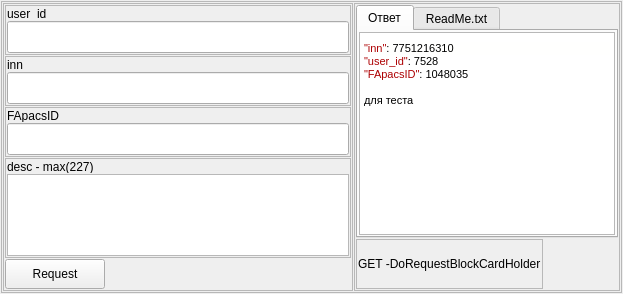
          <widget class="QWidget" name="tab">
           <attribute name="title">
            <string>Блокировка CardHolder</string>
           </attribute>
           <layout class="QHBoxLayout" name="horizontalLayout_18">
            <property name="spacing">
             <number>1</number>
            </property>
            <property name="leftMargin">
             <number>1</number>
            </property>
            <property name="topMargin">
             <number>1</number>
            </property>
            <property name="rightMargin">
             <number>1</number>
            </property>
            <property name="bottomMargin">
             <number>1</number>
            </property>
            <item>
             <widget class="QFrame" name="frame_50">
              <property name="frameShape">
               <enum>QFrame::StyledPanel</enum>
              </property>
              <property name="frameShadow">
               <enum>QFrame::Raised</enum>
              </property>
              <layout class="QHBoxLayout" name="horizontalLayout_19">
               <property name="spacing">
                <number>1</number>
               </property>
               <property name="leftMargin">
                <number>1</number>
               </property>
               <property name="topMargin">
                <number>1</number>
               </property>
               <property name="rightMargin">
                <number>1</number>
               </property>
               <property name="bottomMargin">
                <number>1</number>
               </property>
               <item alignment="Qt::AlignTop">
                <widget class="QFrame" name="frame_51">
                 <property name="minimumSize">
                  <size>
                   <width>350</width>
                   <height>0</height>
                  </size>
                 </property>
                 <property name="maximumSize">
                  <size>
                   <width>350</width>
                   <height>16777215</height>
                  </size>
                 </property>
                 <property name="frameShape">
                  <enum>QFrame::StyledPanel</enum>
                 </property>
                 <property name="frameShadow">
                  <enum>QFrame::Raised</enum>
                 </property>
                 <layout class="QVBoxLayout" name="verticalLayout_38">
                  <property name="spacing">
                   <number>1</number>
                  </property>
                  <property name="leftMargin">
                   <number>1</number>
                  </property>
                  <property name="topMargin">
                   <number>1</number>
                  </property>
                  <property name="rightMargin">
                   <number>1</number>
                  </property>
                  <property name="bottomMargin">
                   <number>1</number>
                  </property>
                  <item>
                   <widget class="QFrame" name="frame_52">
                    <property name="minimumSize">
                     <size>
                      <width>0</width>
                      <height>50</height>
                     </size>
                    </property>
                    <property name="maximumSize">
                     <size>
                      <width>16777215</width>
                      <height>50</height>
                     </size>
                    </property>
                    <property name="frameShape">
                     <enum>QFrame::StyledPanel</enum>
                    </property>
                    <property name="frameShadow">
                     <enum>QFrame::Raised</enum>
                    </property>
                    <layout class="QVBoxLayout" name="verticalLayout_43">
                     <property name="spacing">
                      <number>1</number>
                     </property>
                     <property name="leftMargin">
                      <number>1</number>
                     </property>
                     <property name="topMargin">
                      <number>1</number>
                     </property>
                     <property name="rightMargin">
                      <number>1</number>
                     </property>
                     <property name="bottomMargin">
                      <number>1</number>
                     </property>
                     <item>
                      <widget class="QLabel" name="label_27">
                       <property name="minimumSize">
                        <size>
                         <width>0</width>
                         <height>13</height>
                        </size>
                       </property>
                       <property name="maximumSize">
                        <size>
                         <width>16777215</width>
                         <height>13</height>
                        </size>
                       </property>
                       <property name="text">
                        <string>user_id</string>
                       </property>
                      </widget>
                     </item>
                     <item>
                      <widget class="QLineEdit" name="text_user_id_DoRequestBlockCardHolder">
                       <property name="minimumSize">
                        <size>
                         <width>0</width>
                         <height>32</height>
                        </size>
                       </property>
                      </widget>
                     </item>
                    </layout>
                   </widget>
                  </item>
                  <item>
                   <widget class="QFrame" name="frame_55">
                    <property name="minimumSize">
                     <size>
                      <width>0</width>
                      <height>50</height>
                     </size>
                    </property>
                    <property name="maximumSize">
                     <size>
                      <width>16777215</width>
                      <height>50</height>
                     </size>
                    </property>
                    <property name="frameShape">
                     <enum>QFrame::StyledPanel</enum>
                    </property>
                    <property name="frameShadow">
                     <enum>QFrame::Raised</enum>
                    </property>
                    <layout class="QVBoxLayout" name="verticalLayout_44">
                     <property name="spacing">
                      <number>1</number>
                     </property>
                     <property name="leftMargin">
                      <number>1</number>
                     </property>
                     <property name="topMargin">
                      <number>1</number>
                     </property>
                     <property name="rightMargin">
                      <number>1</number>
                     </property>
                     <property name="bottomMargin">
                      <number>1</number>
                     </property>
                     <item>
                      <widget class="QLabel" name="label_29">
                       <property name="minimumSize">
                        <size>
                         <width>0</width>
                         <height>13</height>
                        </size>
                       </property>
                       <property name="maximumSize">
                        <size>
                         <width>16777215</width>
                         <height>13</height>
                        </size>
                       </property>
                       <property name="text">
                        <string>inn</string>
                       </property>
                      </widget>
                     </item>
                     <item>
                      <widget class="QLineEdit" name="text_inn_DoRequestBlockCardHolder">
                       <property name="minimumSize">
                        <size>
                         <width>0</width>
                         <height>32</height>
                        </size>
                       </property>
                       <property name="text">
                        <string/>
                       </property>
                      </widget>
                     </item>
                    </layout>
                   </widget>
                  </item>
                  <item>
                   <widget class="QFrame" name="frame_56">
                    <property name="minimumSize">
                     <size>
                      <width>0</width>
                      <height>50</height>
                     </size>
                    </property>
                    <property name="maximumSize">
                     <size>
                      <width>16777215</width>
                      <height>50</height>
                     </size>
                    </property>
                    <property name="frameShape">
                     <enum>QFrame::StyledPanel</enum>
                    </property>
                    <property name="frameShadow">
                     <enum>QFrame::Raised</enum>
                    </property>
                    <layout class="QVBoxLayout" name="verticalLayout_45">
                     <property name="spacing">
                      <number>1</number>
                     </property>
                     <property name="leftMargin">
                      <number>1</number>
                     </property>
                     <property name="topMargin">
                      <number>1</number>
                     </property>
                     <property name="rightMargin">
                      <number>1</number>
                     </property>
                     <property name="bottomMargin">
                      <number>1</number>
                     </property>
                     <item>
                      <widget class="QLabel" name="label_30">
                       <property name="minimumSize">
                        <size>
                         <width>0</width>
                         <height>13</height>
                        </size>
                       </property>
                       <property name="maximumSize">
                        <size>
                         <width>16777215</width>
                         <height>13</height>
                        </size>
                       </property>
                       <property name="text">
                        <string>FApacsID</string>
                       </property>
                      </widget>
                     </item>
                     <item>
                      <widget class="QLineEdit" name="text_FApacsID_DoRequestBlockCardHolder">
                       <property name="minimumSize">
                        <size>
                         <width>0</width>
                         <height>32</height>
                        </size>
                       </property>
                      </widget>
                     </item>
                    </layout>
                   </widget>
                  </item>
                  <item alignment="Qt::AlignTop">
                   <widget class="QFrame" name="frame_62">
                    <property name="minimumSize">
                     <size>
                      <width>0</width>
                      <height>100</height>
                     </size>
                    </property>
                    <property name="maximumSize">
                     <size>
                      <width>16777215</width>
                      <height>50</height>
                     </size>
                    </property>
                    <property name="frameShape">
                     <enum>QFrame::StyledPanel</enum>
                    </property>
                    <property name="frameShadow">
                     <enum>QFrame::Raised</enum>
                    </property>
                    <layout class="QVBoxLayout" name="verticalLayout_48">
                     <property name="spacing">
                      <number>1</number>
                     </property>
                     <property name="leftMargin">
                      <number>1</number>
                     </property>
                     <property name="topMargin">
                      <number>1</number>
                     </property>
                     <property name="rightMargin">
                      <number>1</number>
                     </property>
                     <property name="bottomMargin">
                      <number>1</number>
                     </property>
                     <item>
                      <widget class="QLabel" name="label_33">
                       <property name="minimumSize">
                        <size>
                         <width>0</width>
                         <height>13</height>
                        </size>
                       </property>
                       <property name="maximumSize">
                        <size>
                         <width>16777215</width>
                         <height>13</height>
                        </size>
                       </property>
                       <property name="text">
                        <string>desc - max(227)</string>
                       </property>
                      </widget>
                     </item>
                     <item>
                      <widget class="QTextEdit" name="text_desc_DoRequestBlockCardHolder"/>
                     </item>
                    </layout>
                   </widget>
                  </item>
                  <item>
                   <widget class="QPushButton" name="bt_DoRequestBlockCardHolder">
                    <property name="minimumSize">
                     <size>
                      <width>100</width>
                      <height>30</height>
                     </size>
                    </property>
                    <property name="maximumSize">
                     <size>
                      <width>100</width>
                      <height>30</height>
                     </size>
                    </property>
                    <property name="text">
                     <string>Request</string>
                    </property>
                   </widget>
                  </item>
                 </layout>
                </widget>
               </item>
               <item>
                <widget class="QFrame" name="frame_60">
                 <property name="frameShape">
                  <enum>QFrame::StyledPanel</enum>
                 </property>
                 <property name="frameShadow">
                  <enum>QFrame::Raised</enum>
                 </property>
                 <layout class="QVBoxLayout" name="verticalLayout_27">
                  <property name="spacing">
                   <number>1</number>
                  </property>
                  <property name="leftMargin">
                   <number>1</number>
                  </property>
                  <property name="topMargin">
                   <number>1</number>
                  </property>
                  <property name="rightMargin">
                   <number>1</number>
                  </property>
                  <property name="bottomMargin">
                   <number>1</number>
                  </property>
                  <item>
                   <widget class="QTabWidget" name="tabWidget_14">
                    <property name="currentIndex">
                     <number>0</number>
                    </property>
                    <widget class="QWidget" name="tab_39">
                     <attribute name="title">
                      <string>Ответ</string>
                     </attribute>
                     <layout class="QHBoxLayout" name="horizontalLayout_69">
                      <property name="spacing">
                       <number>1</number>
                      </property>
                      <property name="leftMargin">
                       <number>1</number>
                      </property>
                      <property name="topMargin">
                       <number>1</number>
                      </property>
                      <property name="rightMargin">
                       <number>1</number>
                      </property>
                      <property name="bottomMargin">
                       <number>1</number>
                      </property>
                      <item>
                       <widget class="QTextBrowser" name="browser_DoRequestBlockCardHolder">
                        <property name="html">
                         <string>&lt;!DOCTYPE HTML PUBLIC &quot;-//W3C//DTD HTML 4.0//EN&quot; &quot;http://www.w3.org/TR/REC-html40/strict.dtd&quot;&gt;
&lt;html&gt;&lt;head&gt;&lt;meta name=&quot;qrichtext&quot; content=&quot;1&quot; /&gt;&lt;style type=&quot;text/css&quot;&gt;
p, li { white-space: pre-wrap; }
&lt;/style&gt;&lt;/head&gt;&lt;body style=&quot; font-family:'MS Shell Dlg 2'; font-size:8.25pt; font-weight:400; font-style:normal;&quot;&gt;
&lt;p style=&quot; margin-top:0px; margin-bottom:0px; margin-left:0px; margin-right:0px; -qt-block-indent:0; text-indent:0px; line-height:18px; background-color:#fffffe;&quot;&gt;&lt;span style=&quot; font-family:'IBMPlexMono,  Courier New , monospace,Consolas,Courier New,monospace'; font-size:8pt; color:#ad0002;&quot;&gt;&amp;quot;inn&amp;quot;&lt;/span&gt;&lt;span style=&quot; font-family:'IBMPlexMono,  Courier New , monospace,Consolas,Courier New,monospace'; font-size:8pt; color:#000000;&quot;&gt;: 7751216310&lt;/span&gt;&lt;/p&gt;
&lt;p style=&quot; margin-top:0px; margin-bottom:0px; margin-left:0px; margin-right:0px; -qt-block-indent:0; text-indent:0px;&quot;&gt;&lt;span style=&quot; font-family:'IBMPlexMono,  Courier New , monospace,Consolas,Courier New,monospace'; font-size:8pt; color:#ad0002;&quot;&gt;&amp;quot;user_id&amp;quot;&lt;/span&gt;&lt;span style=&quot; font-family:'IBMPlexMono,  Courier New , monospace,Consolas,Courier New,monospace'; font-size:8pt; color:#000000;&quot;&gt;: 7528&lt;/span&gt;&lt;/p&gt;
&lt;p style=&quot; margin-top:0px; margin-bottom:0px; margin-left:0px; margin-right:0px; -qt-block-indent:0; text-indent:0px;&quot;&gt;&lt;span style=&quot; font-family:'IBMPlexMono,  Courier New , monospace,Consolas,Courier New,monospace'; font-size:8pt; color:#ad0002;&quot;&gt;&amp;quot;FApacsID&amp;quot;&lt;/span&gt;&lt;span style=&quot; font-family:'IBMPlexMono,  Courier New , monospace,Consolas,Courier New,monospace'; font-size:8pt; color:#000000;&quot;&gt;: 1048035&lt;/span&gt;&lt;/p&gt;
&lt;p style=&quot;-qt-paragraph-type:empty; margin-top:0px; margin-bottom:0px; margin-left:0px; margin-right:0px; -qt-block-indent:0; text-indent:0px; font-family:'IBMPlexMono,  Courier New , monospace,Consolas,Courier New,monospace'; font-size:8pt; color:#000000;&quot;&gt;&lt;br /&gt;&lt;/p&gt;
&lt;p style=&quot; margin-top:0px; margin-bottom:0px; margin-left:0px; margin-right:0px; -qt-block-indent:0; text-indent:0px;&quot;&gt;&lt;span style=&quot; font-family:'IBMPlexMono,  Courier New , monospace,Consolas,Courier New,monospace'; font-size:8pt; color:#000000;&quot;&gt;для теста&lt;/span&gt;&lt;/p&gt;&lt;/body&gt;&lt;/html&gt;</string>
                        </property>
                       </widget>
                      </item>
                     </layout>
                    </widget>
                    <widget class="QWidget" name="tab_40">
                     <attribute name="title">
                      <string>ReadMe.txt</string>
                     </attribute>
                     <layout class="QHBoxLayout" name="horizontalLayout_70">
                      <property name="spacing">
                       <number>1</number>
                      </property>
                      <property name="leftMargin">
                       <number>1</number>
                      </property>
                      <property name="topMargin">
                       <number>1</number>
                      </property>
                      <property name="rightMargin">
                       <number>1</number>
                      </property>
                      <property name="bottomMargin">
                       <number>1</number>
                      </property>
                      <item>
                       <widget class="QTextBrowser" name="readme_DoRequestBlockCardHolder">
                        <property name="html">
                         <string>&lt;!DOCTYPE HTML PUBLIC &quot;-//W3C//DTD HTML 4.0//EN&quot; &quot;http://www.w3.org/TR/REC-html40/strict.dtd&quot;&gt;
&lt;html&gt;&lt;head&gt;&lt;meta name=&quot;qrichtext&quot; content=&quot;1&quot; /&gt;&lt;style type=&quot;text/css&quot;&gt;
p, li { white-space: pre-wrap; }
&lt;/style&gt;&lt;/head&gt;&lt;body style=&quot; font-family:'MS Shell Dlg 2'; font-size:8.25pt; font-weight:400; font-style:normal;&quot;&gt;
&lt;p style=&quot; margin-top:0px; margin-bottom:0px; margin-left:0px; margin-right:0px; -qt-block-indent:0; text-indent:0px;&quot;&gt;Информация отсутствует!&lt;/p&gt;&lt;/body&gt;&lt;/html&gt;</string>
                        </property>
                       </widget>
                      </item>
                     </layout>
                    </widget>
                   </widget>
                  </item>
                  <item alignment="Qt::AlignLeft">
                   <widget class="QFrame" name="frame_61">
                    <property name="minimumSize">
                     <size>
                      <width>0</width>
                      <height>50</height>
                     </size>
                    </property>
                    <property name="maximumSize">
                     <size>
                      <width>16777215</width>
                      <height>50</height>
                     </size>
                    </property>
                    <property name="frameShape">
                     <enum>QFrame::StyledPanel</enum>
                    </property>
                    <property name="frameShadow">
                     <enum>QFrame::Raised</enum>
                    </property>
                    <layout class="QHBoxLayout" name="horizontalLayout_20">
                     <property name="spacing">
                      <number>1</number>
                     </property>
                     <property name="leftMargin">
                      <number>1</number>
                     </property>
                     <property name="topMargin">
                      <number>1</number>
                     </property>
                     <property name="rightMargin">
                      <number>1</number>
                     </property>
                     <property name="bottomMargin">
                      <number>1</number>
                     </property>
                     <item>
                      <widget class="QLabel" name="label_35">
                       <property name="maximumSize">
                        <size>
                         <width>200</width>
                         <height>16777215</height>
                        </size>
                       </property>
                       <property name="text">
                        <string>GET -DoRequestBlockCardHolder</string>
                       </property>
                      </widget>
                     </item>
                    </layout>
                   </widget>
                  </item>
                 </layout>
                </widget>
               </item>
              </layout>
             </widget>
            </item>
           </layout>
          </widget>
